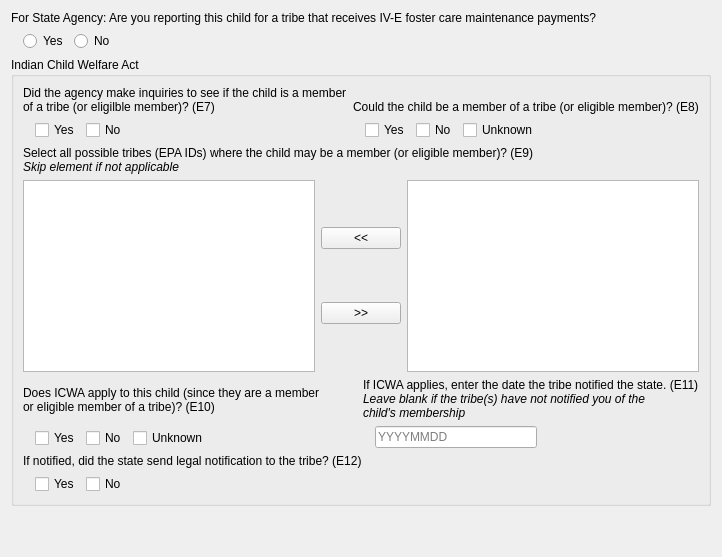
       <widget class="QWidget" name="icwa_tab">
        <attribute name="title">
         <string notr="true">ICWA</string>
        </attribute>
        <layout class="QVBoxLayout" name="verticalLayout_5">
         <item>
          <widget class="QLabel" name="icwa_label">
           <property name="text">
            <string>For State Agency: Are you reporting this child for a tribe that receives IV-E foster care maintenance payments?</string>
           </property>
          </widget>
         </item>
         <item>
          <layout class="QHBoxLayout" name="horizontalLayout_4">
           <property name="leftMargin">
            <number>12</number>
           </property>
           <item>
            <widget class="QRadioButton" name="funding_y">
             <property name="text">
              <string>Yes</string>
             </property>
             <attribute name="buttonGroup">
              <string notr="true">funding</string>
             </attribute>
            </widget>
           </item>
           <item>
            <widget class="QRadioButton" name="funding_n">
             <property name="text">
              <string>No</string>
             </property>
             <attribute name="buttonGroup">
              <string notr="true">funding</string>
             </attribute>
            </widget>
           </item>
           <item>
            <spacer name="horizontalSpacer_23">
             <property name="orientation">
              <enum>Qt::Horizontal</enum>
             </property>
             <property name="sizeHint" stdset="0">
              <size>
               <width>40</width>
               <height>20</height>
              </size>
             </property>
            </spacer>
           </item>
          </layout>
         </item>
         <item>
          <widget class="QGroupBox" name="icwa_group_box">
           <property name="title">
            <string>Indian Child Welfare Act</string>
           </property>
           <layout class="QVBoxLayout" name="verticalLayout_22">
            <item>
             <layout class="QHBoxLayout" name="horizontalLayout_32">
              <item>
               <layout class="QVBoxLayout" name="verticalLayout_7">
                <item>
                 <widget class="QLabel" name="e7_label">
                  <property name="text">
                   <string>Did the agency make inquiries to see if the child is a member&lt;br/&gt;of a tribe (or eligilble member)? (E7)</string>
                  </property>
                 </widget>
                </item>
                <item>
                 <layout class="QHBoxLayout" name="horizontalLayout_33">
                  <property name="leftMargin">
                   <number>12</number>
                  </property>
                  <item>
                   <widget class="QCheckBox" name="e7_y">
                    <property name="text">
                     <string>Yes</string>
                    </property>
                    <attribute name="buttonGroup">
                     <string notr="true">e7</string>
                    </attribute>
                   </widget>
                  </item>
                  <item>
                   <widget class="QCheckBox" name="e7_n">
                    <property name="text">
                     <string>No</string>
                    </property>
                    <attribute name="buttonGroup">
                     <string notr="true">e7</string>
                    </attribute>
                   </widget>
                  </item>
                  <item>
                   <spacer name="spacer">
                    <property name="orientation">
                     <enum>Qt::Horizontal</enum>
                    </property>
                    <property name="sizeHint" stdset="0">
                     <size>
                      <width>40</width>
                      <height>20</height>
                     </size>
                    </property>
                   </spacer>
                  </item>
                 </layout>
                </item>
               </layout>
              </item>
              <item>
               <layout class="QVBoxLayout" name="verticalLayout_17">
                <item>
                 <widget class="QLabel" name="e8_label">
                  <property name="text">
                   <string>Could the child be a member of a tribe (or eligible member)? (E8)</string>
                  </property>
                  <property name="alignment">
                   <set>Qt::AlignBottom|Qt::AlignLeading|Qt::AlignLeft</set>
                  </property>
                 </widget>
                </item>
                <item>
                 <layout class="QHBoxLayout" name="horizontalLayout_27">
                  <property name="leftMargin">
                   <number>12</number>
                  </property>
                  <item>
                   <widget class="QCheckBox" name="e8_y">
                    <property name="text">
                     <string>Yes</string>
                    </property>
                    <attribute name="buttonGroup">
                     <string notr="true">e8</string>
                    </attribute>
                   </widget>
                  </item>
                  <item>
                   <widget class="QCheckBox" name="e8_n">
                    <property name="text">
                     <string>No</string>
                    </property>
                    <attribute name="buttonGroup">
                     <string notr="true">e8</string>
                    </attribute>
                   </widget>
                  </item>
                  <item>
                   <widget class="QCheckBox" name="e8_u">
                    <property name="text">
                     <string>Unknown</string>
                    </property>
                    <attribute name="buttonGroup">
                     <string notr="true">e8</string>
                    </attribute>
                   </widget>
                  </item>
                  <item>
                   <spacer name="horizontalSpacer_16">
                    <property name="orientation">
                     <enum>Qt::Horizontal</enum>
                    </property>
                    <property name="sizeHint" stdset="0">
                     <size>
                      <width>40</width>
                      <height>20</height>
                     </size>
                    </property>
                   </spacer>
                  </item>
                 </layout>
                </item>
               </layout>
              </item>
             </layout>
            </item>
            <item>
             <widget class="QLabel" name="e9_label">
              <property name="text">
               <string>Select all possible tribes (EPA IDs) where the child may be a member (or eligible member)? (E9)&lt;br/&gt;&lt;i&gt;Skip element if not applicable&lt;/i&gt;</string>
              </property>
             </widget>
            </item>
            <item>
             <layout class="QHBoxLayout" name="horizontalLayout_42">
              <item>
               <widget class="QListWidget" name="tribes">
                <property name="editTriggers">
                 <set>QAbstractItemView::CurrentChanged|QAbstractItemView::EditKeyPressed|QAbstractItemView::SelectedClicked</set>
                </property>
                <property name="tabKeyNavigation">
                 <bool>true</bool>
                </property>
                <property name="showDropIndicator" stdset="0">
                 <bool>false</bool>
                </property>
                <property name="alternatingRowColors">
                 <bool>false</bool>
                </property>
                <property name="selectionMode">
                 <enum>QAbstractItemView::MultiSelection</enum>
                </property>
                <property name="selectionBehavior">
                 <enum>QAbstractItemView::SelectRows</enum>
                </property>
               </widget>
              </item>
              <item>
               <layout class="QVBoxLayout" name="verticalLayout_18">
                <item>
                 <widget class="QPushButton" name="add_tribe_button">
                  <property name="text">
                   <string>&lt;&lt;</string>
                  </property>
                 </widget>
                </item>
                <item>
                 <widget class="QPushButton" name="remove_tribe_button">
                  <property name="text">
                   <string>&gt;&gt;</string>
                  </property>
                 </widget>
                </item>
               </layout>
              </item>
              <item>
               <widget class="QListWidget" name="epa_tribes"/>
              </item>
             </layout>
            </item>
            <item>
             <layout class="QHBoxLayout" name="horizontalLayout_43">
              <item>
               <layout class="QVBoxLayout" name="verticalLayout_19">
                <item>
                 <widget class="QLabel" name="e10_label">
                  <property name="text">
                   <string>Does ICWA apply to this child (since they are a member&lt;br/&gt;or eligible member of a tribe)? (E10)</string>
                  </property>
                 </widget>
                </item>
                <item>
                 <layout class="QHBoxLayout" name="horizontalLayout_28">
                  <property name="leftMargin">
                   <number>12</number>
                  </property>
                  <item>
                   <widget class="QCheckBox" name="e10_y">
                    <property name="text">
                     <string>Yes</string>
                    </property>
                    <attribute name="buttonGroup">
                     <string notr="true">e10</string>
                    </attribute>
                   </widget>
                  </item>
                  <item>
                   <widget class="QCheckBox" name="e10_n">
                    <property name="text">
                     <string>No</string>
                    </property>
                    <attribute name="buttonGroup">
                     <string notr="true">e10</string>
                    </attribute>
                   </widget>
                  </item>
                  <item>
                   <widget class="QCheckBox" name="e10_u">
                    <property name="text">
                     <string>Unknown</string>
                    </property>
                    <attribute name="buttonGroup">
                     <string notr="true">e10</string>
                    </attribute>
                   </widget>
                  </item>
                  <item>
                   <spacer name="horizontalSpacer_17">
                    <property name="orientation">
                     <enum>Qt::Horizontal</enum>
                    </property>
                    <property name="sizeHint" stdset="0">
                     <size>
                      <width>40</width>
                      <height>20</height>
                     </size>
                    </property>
                   </spacer>
                  </item>
                 </layout>
                </item>
               </layout>
              </item>
              <item>
               <layout class="QVBoxLayout" name="verticalLayout_20">
                <item>
                 <widget class="QLabel" name="e11_label">
                  <property name="text">
                   <string>If ICWA applies, enter the date the tribe notified the state. (E11)&lt;br/&gt;&lt;i&gt;Leave blank if the tribe(s) have not notified you of the&lt;br/&gt;child's membership&lt;/i&gt;</string>
                  </property>
                 </widget>
                </item>
                <item>
                 <layout class="QHBoxLayout" name="horizontalLayout_31">
                  <property name="leftMargin">
                   <number>12</number>
                  </property>
                  <item>
                   <widget class="QLineEdit" name="e11">
                    <property name="inputMask">
                     <string/>
                    </property>
                    <property name="maxLength">
                     <number>8</number>
                    </property>
                    <property name="placeholderText">
                     <string>YYYYMMDD</string>
                    </property>
                   </widget>
                  </item>
                  <item>
                   <spacer name="horizontalSpacer_18">
                    <property name="orientation">
                     <enum>Qt::Horizontal</enum>
                    </property>
                    <property name="sizeHint" stdset="0">
                     <size>
                      <width>40</width>
                      <height>20</height>
                     </size>
                    </property>
                   </spacer>
                  </item>
                 </layout>
                </item>
               </layout>
              </item>
             </layout>
            </item>
            <item>
             <layout class="QVBoxLayout" name="verticalLayout_21">
              <item>
               <widget class="QLabel" name="e12_label">
                <property name="text">
                 <string>If notified, did the state send legal notification to the tribe? (E12)</string>
                </property>
               </widget>
              </item>
              <item>
               <layout class="QHBoxLayout" name="horizontalLayout_30">
                <property name="leftMargin">
                 <number>12</number>
                </property>
                <item>
                 <widget class="QCheckBox" name="e12_y">
                  <property name="text">
                   <string>Yes</string>
                  </property>
                  <attribute name="buttonGroup">
                   <string notr="true">e12</string>
                  </attribute>
                 </widget>
                </item>
                <item>
                 <widget class="QCheckBox" name="e12_n">
                  <property name="text">
                   <string>No</string>
                  </property>
                  <attribute name="buttonGroup">
                   <string notr="true">e12</string>
                  </attribute>
                 </widget>
                </item>
                <item>
                 <spacer name="horizontalSpacer_19">
                  <property name="orientation">
                   <enum>Qt::Horizontal</enum>
                  </property>
                  <property name="sizeHint" stdset="0">
                   <size>
                    <width>40</width>
                    <height>20</height>
                   </size>
                  </property>
                 </spacer>
                </item>
               </layout>
              </item>
             </layout>
            </item>
           </layout>
          </widget>
         </item>
         <item>
          <spacer name="verticalSpacer_2">
           <property name="orientation">
            <enum>Qt::Vertical</enum>
           </property>
           <property name="sizeHint" stdset="0">
            <size>
             <width>20</width>
             <height>40</height>
            </size>
           </property>
          </spacer>
         </item>
        </layout>
       </widget>
